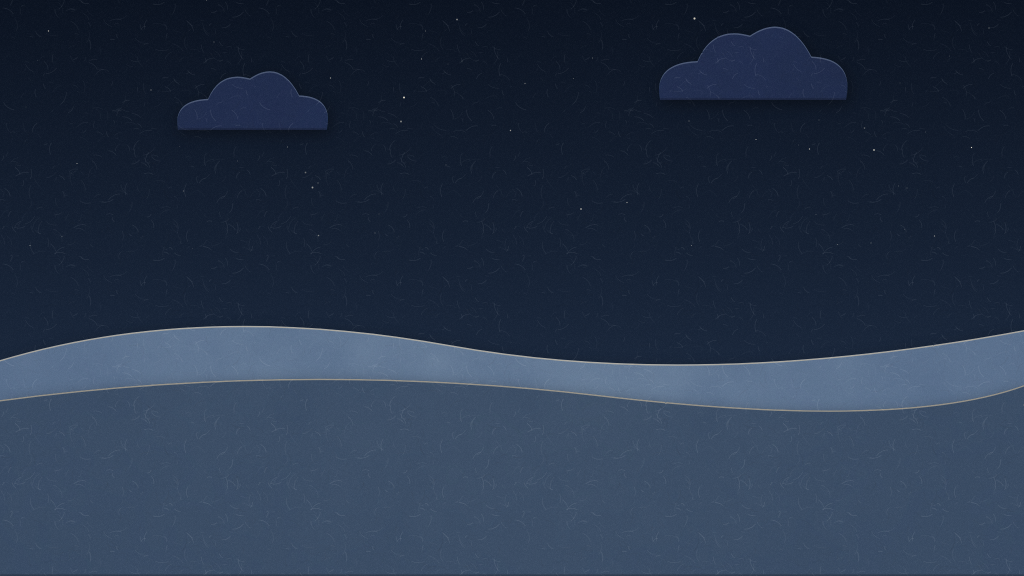
#> input picture bgb2/assets/backgrounds/gate_far.png, 2048 x 1152 px, given in place of layer_far.png, which was not available (shown at 1/2 size)
$ python comp.py ../assets/backgrounds/gate_far.png
#> lines starting #> are read from the running program, lines starting #| are printed output that depends on the picture; pictures that were not available may be replaced by others from this repository, and a replacement may not be noted
from PIL import Image, ImageEnhance, ImageFilter, ImageDraw
import sys
S=sys.argv[1]; A='bgb2/assets/'
W,H=1920,1080
def load(p,w=None,h=None):
    im=Image.open(p).convert('RGBA'); im=im.crop(im.getbbox())
    if h: im=im.resize((int(im.width*h/im.height),h),Image.LANCZOS)
    return im
def grade(im,dark=.78,blue=(0.92,0.97,1.08)):
#> called with dark = 0.72, blue = (0.92, 0.97, 1.08)
    r,g,b,a=im.split()
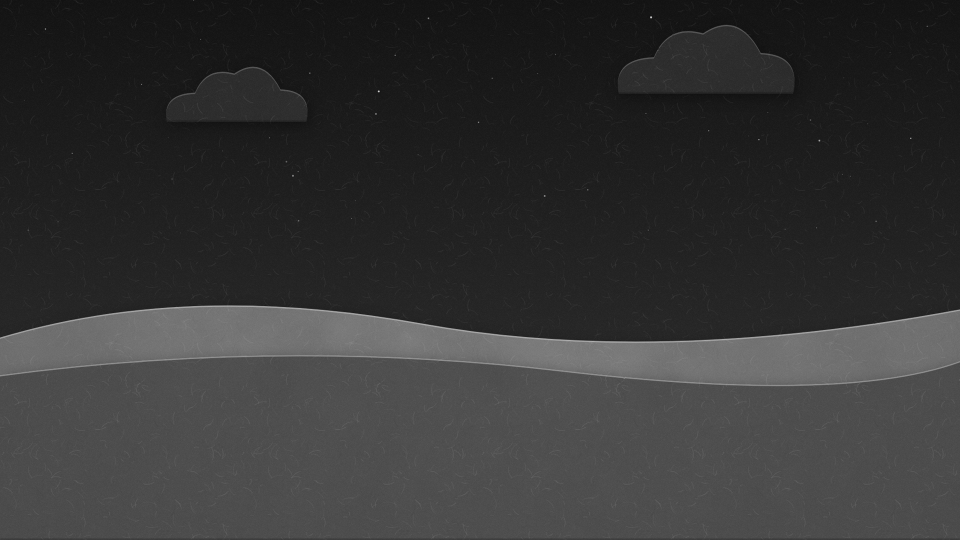
#> g: PIL image 1920x1080 L (shown at 1/2 size); min 12, max 250, mean 52.6
#> a: PIL image 1920x1080 L; every value is 255
    r=r.point(lambda v:int(v*dark*blue[0])); g=g.point(lambda v:int(v*dark*blue[1])); b=b.point(lambda v:min(255,int(v*dark*blue[2])))
    return Image.merge('RGBA',(r,g,b,a))
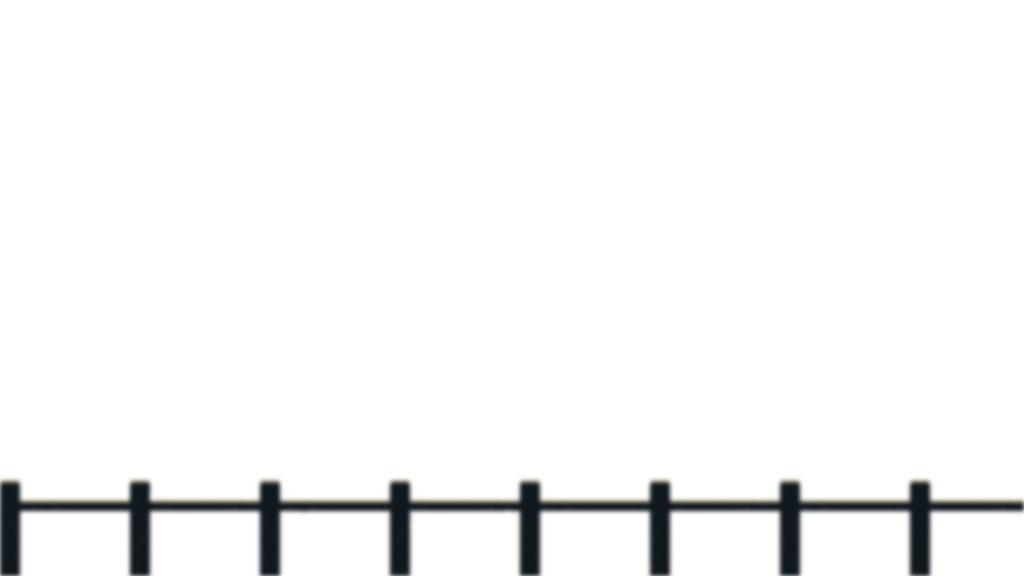
#> input picture bgb2/assets/backgrounds/gate_fg.png, 2048 x 1152 px, given in place of Tree_4_A_far.png, which was not available (shown at 1/2 size)
#> in load, im is the input picture: PIL image 2048x1152 RGBA; mean R, G, B, A 3.1, 3.3, 3.3, 10.6
def bg(n): return Image.open(A+'backgrounds/%s.png'%n).convert('RGBA').resize((W,1080))
canvas=Image.new('RGBA',(W,H),(14,20,40,255))
far=grade(bg('layer_far'),.72); canvas.alpha_composite(far)
def put(im,x,feet,shadow=True):
#> called with x = 40, feet = 670, shadow = False
    if shadow:
        sh=Image.new('RGBA',im.size,(0,0,0,0)); sh.paste((8,12,28,150),mask=im.split()[3]); sh=sh.filter(ImageFilter.GaussianBlur(6))
        canvas.alpha_composite(sh,(x+8,feet-im.height+10))
    canvas.alpha_composite(im,(x,feet-im.height))
GY=640
sp=lambda n,t: A+'sprites/%s_%s.png'%(n,t)
# far forest line (behind ground)
for n,x,h in [('Tree_4_A',40,430),('Tree_4_A',190,330),('Tree_4_A',300,260),('Tree_4_A',1500,300),('Tree_4_A',1650,400),('Tree_4_A',1780,330)]:
    put(load(sp(n,'far'),h=h),x,GY+30,False)
# ground (Game 1)
g=grade(Image.open(A+'backgrounds/layer_ground.png').convert('RGBA'),.8); g=g.resize((W,int(g.height*W/g.width)))
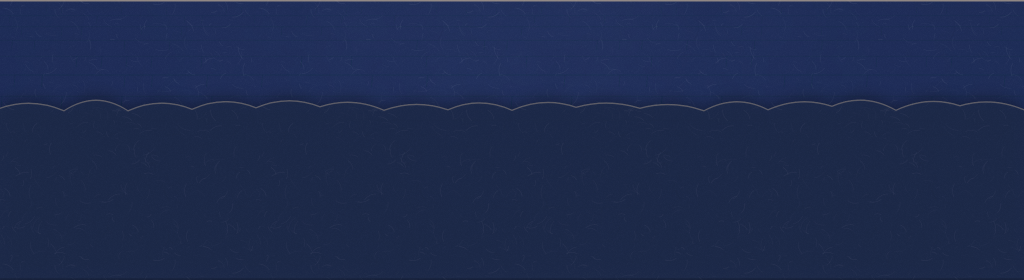
#> input picture bgb2/assets/backgrounds/layer_ground.png, 2048 x 560 px, found by its file name (shown at 1/2 size)
#> call 2 of grade, with dark = 0.8, blue = (0.92, 0.97, 1.08)
#> in grade (call 2), `r,g,b,a=im.split()`:
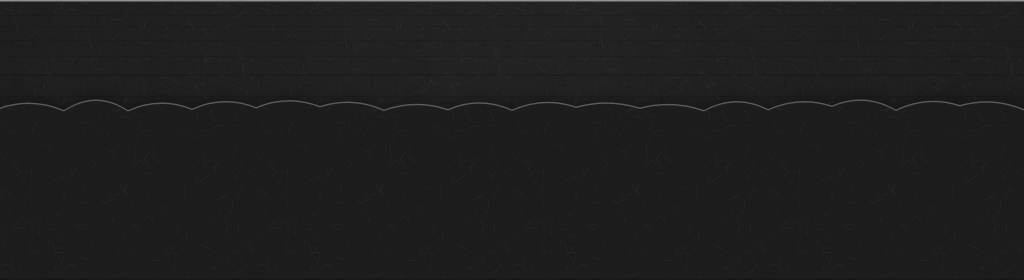
#> r: PIL image 2048x560 L (shown at 1/2 size); min 17, max 152, mean 30.5
#> in grade (call 2), `r,g,b,a=im.split()`:
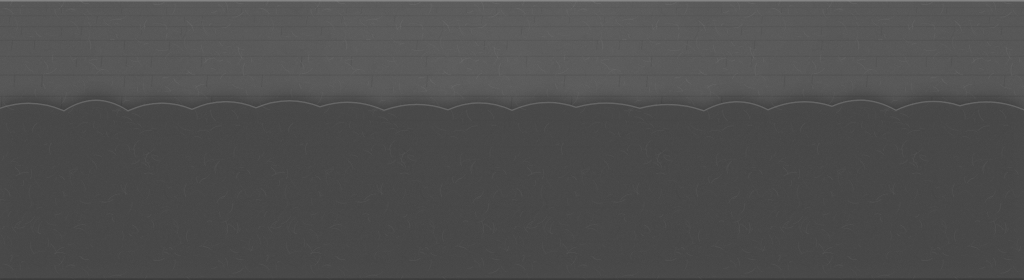
#> b: PIL image 2048x560 L (shown at 1/2 size); min 55, max 140, mean 78.5
#> in grade (call 2), `r,g,b,a=im.split()`: a: PIL image 2048x560 L; every value is 255
canvas.alpha_composite(g,(0,H-g.height))
# mid trees
for n,x,h in [('Tree_1_A',-40,420),('Tree_3_A',1560,360),('Bush_1_A',380,90),('Bush_4_A',1330,80),('Rock_1_A',60,80)]:
    put(load(sp(n,'mid'),h=h),x,GY+70 if h>200 else GY+90)
#> in put (call 7), `sh = Image.new('RGBA', im.size, (0, 0, 0, 0))`: sh: PIL image 4258x420 RGBA; every value is 0
#> in put (call 7), `sh.paste((8, 12, 28, 150), mask=im.split()[3])`:
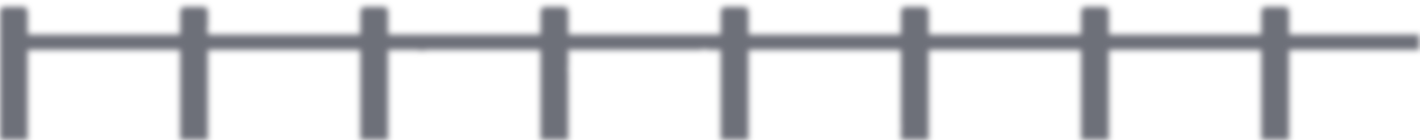
#> sh: PIL image 4258x420 RGBA (shown at 1/3 size); mean R, G, B, A 3.1, 4.7, 10.9, 35.7; transparent parts drawn white
#> in put (call 7), `canvas.alpha_composite(im,(x,feet-im.height))`:
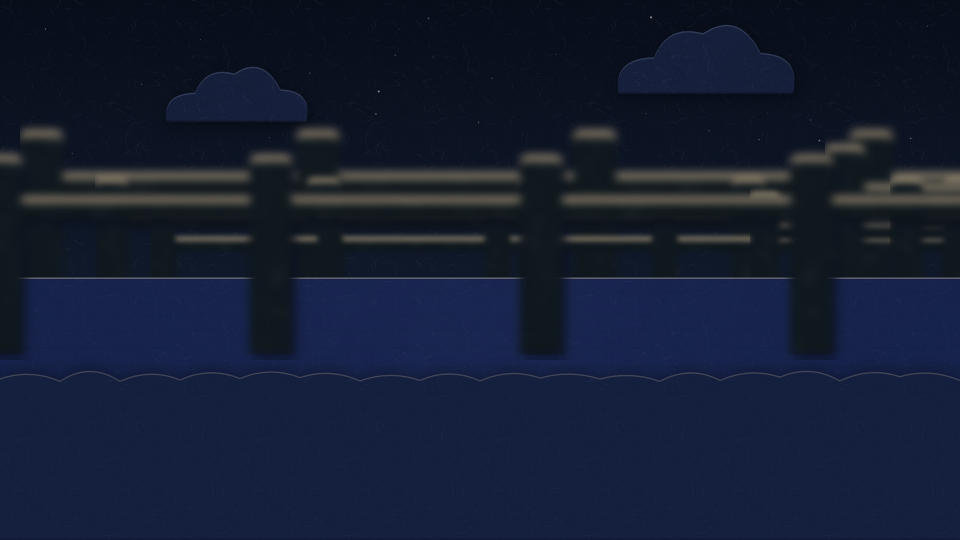
#> canvas: PIL image 1920x1080 RGBA (shown at 1/2 size); mean R, G, B, A 20.8, 29.6, 50.5, 255
#> (the run stopped early here; a loop or call above may not have finished)
